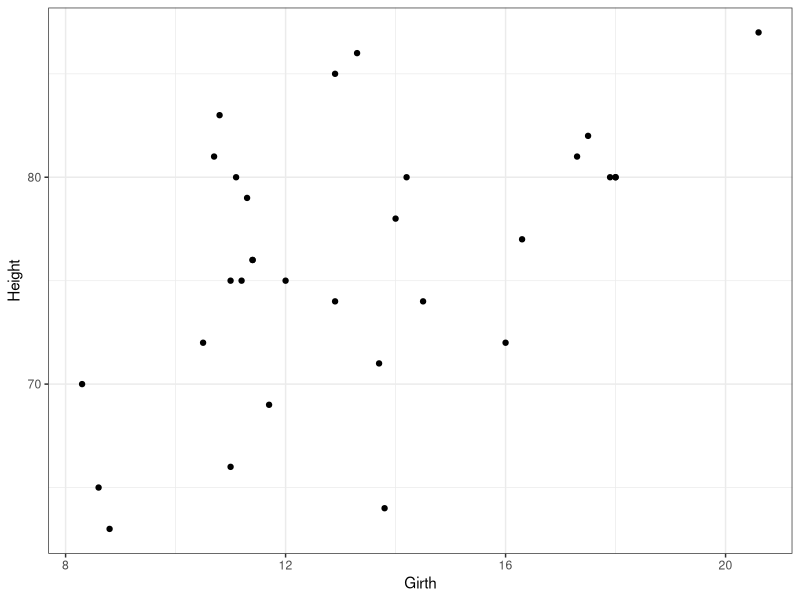
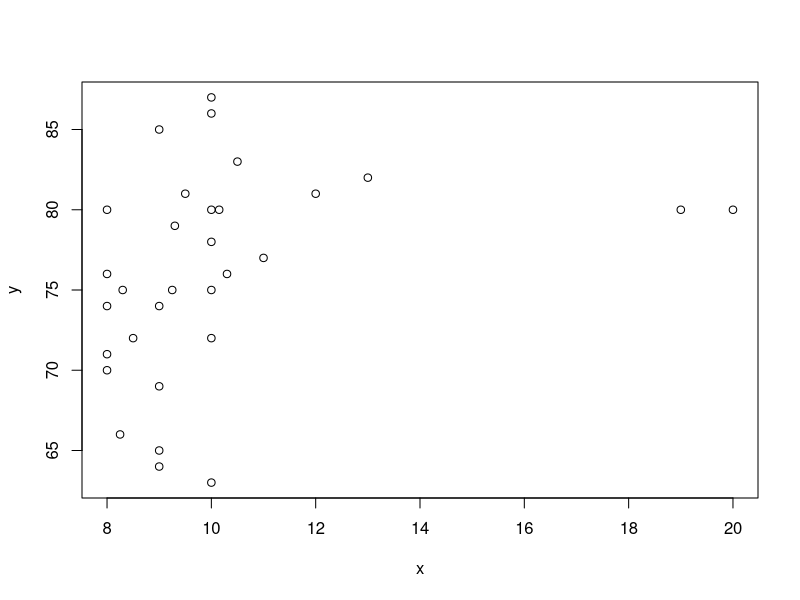
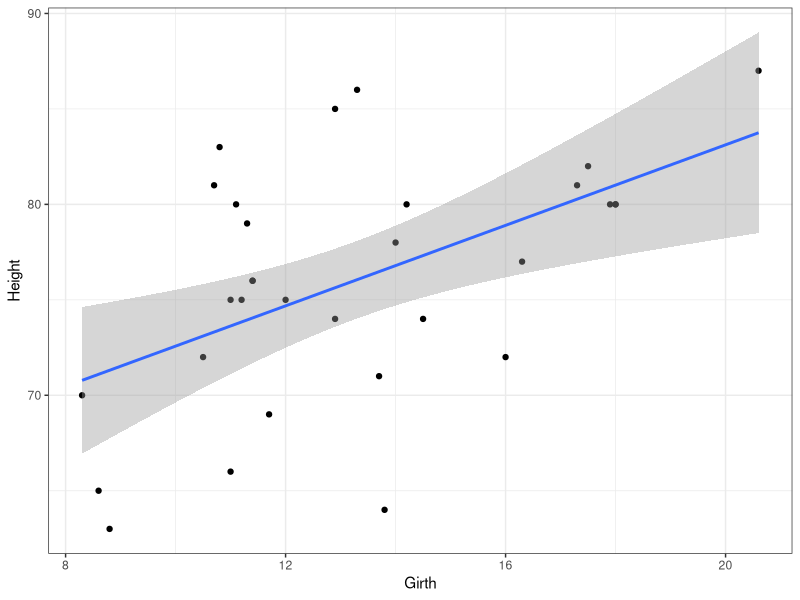
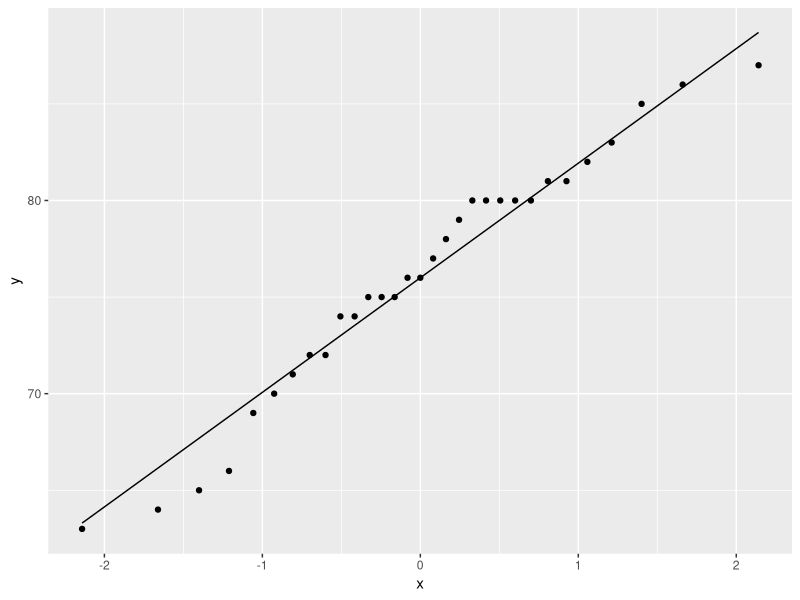
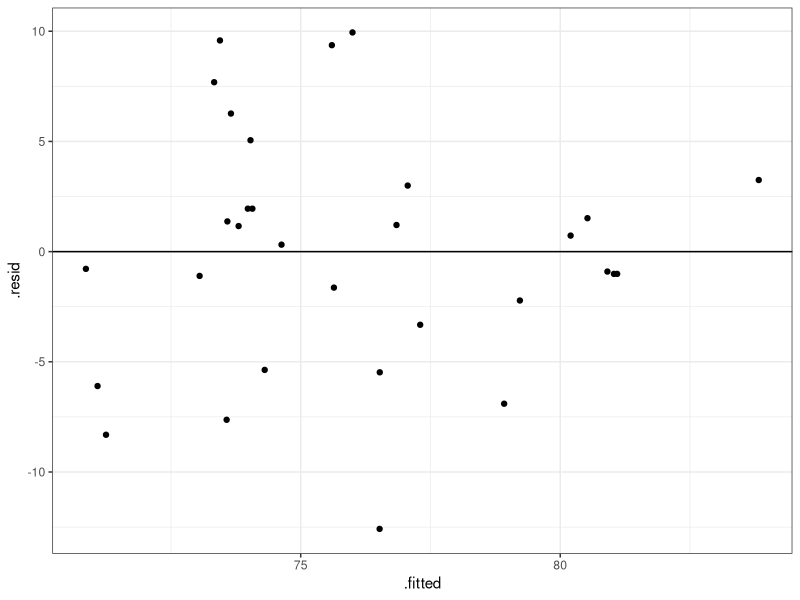

Here is the R script that generated these plots, in order:
## ---- chunk 1
knitr::opts_chunk$set(echo = TRUE)
library(dplyr)
library(ggplot2)
data("trees")
## ---- chunk 2
names(trees)
dim(trees)
head(trees)
## ---- chunk 3
ggplot(trees,
       aes(x = Girth,
           y = Height)) +
  geom_point() +
  theme_bw()
## ---- chunk 4
y = trees$Height
x = c(8, 9, 10,
      8.5, 9.5, 10.5,
      8.25, 9.25, 10.15,
      8.3, 9.3, 10.3,
      8, 9, 10,
      8, 9, 10,
      8, 9, 10,
      8, 9, 10,
      11, 12, 13,
      10, 20, 19, 10)

plot(y~x)
## ---- chunk 5
ggplot(trees,
       aes(x = Girth,
           y = Height)) +
  geom_point() +
  geom_smooth(method = "lm") +
  theme_bw()
## ---- chunk 6
ggplot(trees,
       aes(sample = Height)) +
  stat_qq()+
  stat_qq_line()
## ---- chunk 7
tree_lm <- lm(Height ~ Girth, data = trees)
## ---- chunk 8
ggplot(tree_lm,
       aes(x = .fitted, y = .resid)) +
    geom_point(
      position = position_jitter(
        width = 0.1,
        height = 0)) +
    geom_hline(yintercept = 0) +
  theme_bw()
## ---- chunk 9
anova(tree_lm)
## ---- chunk 10
summary(tree_lm)
## ---- chunk 11
62.03 + 1.05 * 19.75
## ---- chunk 12
(76 - 62.03) / 1.05
